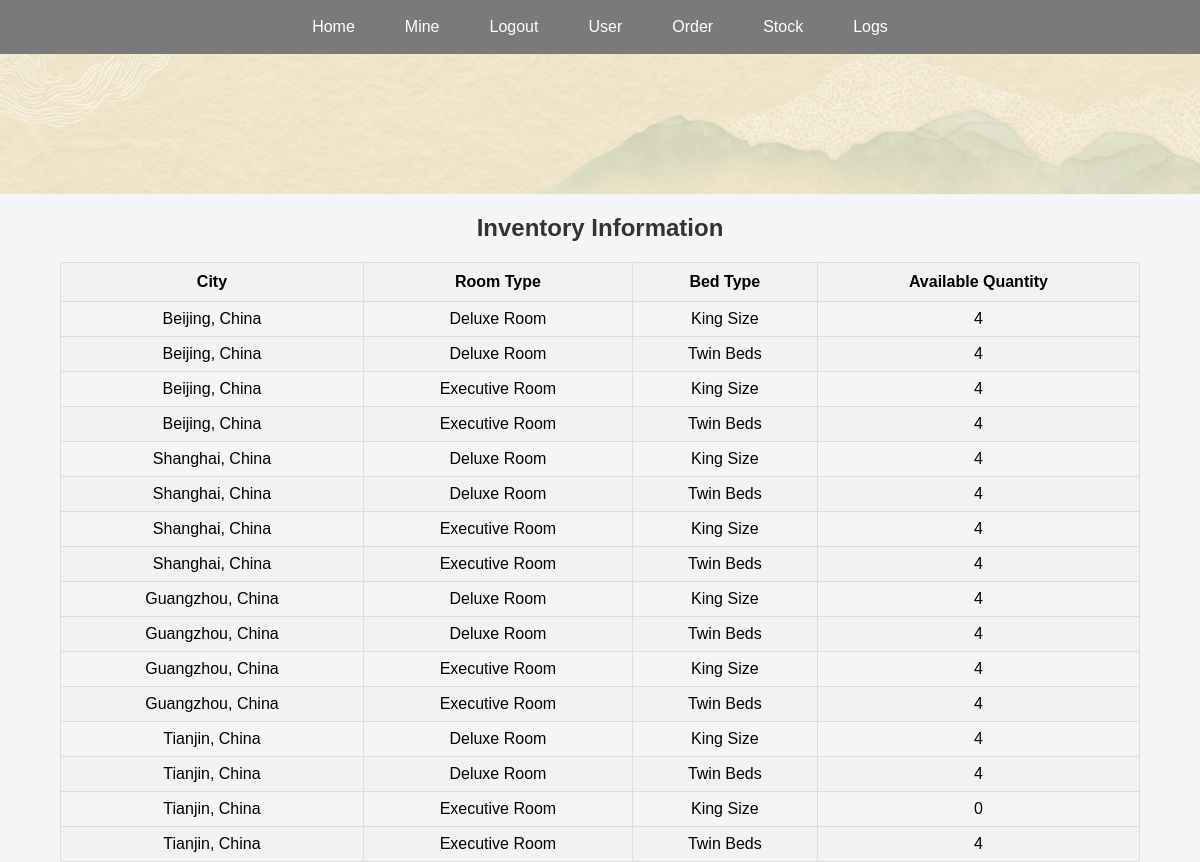
Screenshot of /inventory (signed in) with the database file from the repository.
### app.py (models this page shows)
class RoomInventory(db.Model):
    id = db.Column(db.Integer, primary_key=True)
    hotel_id = db.Column(db.Integer, db.ForeignKey('hotel.id'), nullable=False)
    room_type_id = db.Column(db.Integer, db.ForeignKey(
        'room_type.id'), nullable=False)
    bed_type_id = db.Column(db.Integer, db.ForeignKey(
        'bed_type.id'), nullable=False)
    available_quantity = db.Column(db.Integer, default=4)
    start_date = db.Column(db.Date, nullable=False)
    end_date = db.Column(db.Date, nullable=False)
    room_type = db.relationship('RoomType', backref='inventory')
    bed_type = db.relationship('BedType', backref='inventory')
    hotel = db.relationship('Hotel', backref='inventory')

class Hotel(db.Model):
    id = db.Column(db.Integer, primary_key=True)
    name = db.Column(db.String(100), nullable=False)
    city = db.Column(db.String(100), nullable=False)
    address = db.Column(db.String(200))
    phone_number = db.Column(db.String(20))
    description = db.Column(db.Text)
    image_filename = db.Column(db.String(100))
    price = db.Column(db.Float)
    rooms = db.relationship('Room', backref='hotel', lazy=True)

class RoomType(db.Model):
    id = db.Column(db.Integer, primary_key=True)
    type_name = db.Column(db.String(100), nullable=False)
    image_filename = db.Column(db.String(100))
    rooms = db.relationship('Room', backref='room_type', lazy=True)

class BedType(db.Model):
    id = db.Column(db.Integer, primary_key=True)
    bed_type = db.Column(db.String(100), nullable=False)
    rooms = db.relationship('Room', backref='bed_type', lazy=True)

### app.py (the view)
@app.route('/inventory')
def inventory():
    user_logged_in = 'user_logged_in' in session
    admin_logged_in = 'admin_logged_in' in session
    if 'admin_logged_in' not in session:
        abort(404)
    today = date.today()
    inventories = RoomInventory.query.join(Hotel, RoomType, BedType).filter(
        RoomInventory.start_date <= today,
        RoomInventory.end_date >= today
    ).all()
    return render_template('inventory.html',
                           inventories=inventories,
                           user_logged_in=user_logged_in,
                           admin_logged_in=admin_logged_in)

### templates/inventory.html (shortened to what this page needs)
<!DOCTYPE html>
<html lang="en">
<head>
    <link rel="stylesheet" href="{{ url_for('static', filename='style.css') }}">
</head>
<body class="admin-bg">
    {% include 'nav.html' %}
    <div class="user-header"></div>
    <div class="table-container">
        <h2>Inventory Information</h2>
        <table>
            <thead>
                <tr>
                    <th>City</th>
                    <th>Room Type</th>
                    <th>Bed Type</th>
                    <th>Available Quantity</th>
                </tr>
            </thead>
            <tbody>
                {% for inventory in inventories %}
                    <tr>
                        <td>{{ inventory.hotel.city }}</td>
                        <td>{{ inventory.room_type.type_name }} Room</td>
                        <td>{{ inventory.bed_type.bed_type }}</td>
                        <td>{{ inventory.available_quantity }}</td>
                    </tr>
                {% endfor %}
            </tbody>
        </table>
    </div>
</body>
</html>

### static/style.css (style rules this page uses)
body, h1, p, ul, li, a { margin: 0; padding: 0; text-decoration: none; font-family: Montserrat,Verdana,Helvetica,Arial,sans-serif; }
.user-header { background-image: url('/static/images/userhome3.jpg'); background-position: center; background-size: cover; padding: 70px 0; }
.missing-bg, .admin-bg { background-color: #f4f5f6; font-family: Montserrat,Verdana,Helvetica,Arial,sans-serif; }
.table-container { width: 90%; margin: 0 auto; text-align: center; }
.table-container h2 { text-align: center; color: #333; }
table { width: 100%; border-collapse: collapse; margin-top: 20px; }
table, th, td { border: 1px solid #ddd; }
th { background-color: #f2f2f2; color: black; padding: 10px; }
td { padding: 8px; text-align: center; }
tr:nth-child(even) { background-color: #f2f2f2; }

### rows the page displays
RoomInventory: hotel.city "Beijing, China", room_type.type_name "Deluxe", bed_type.bed_type "King Size", available_quantity "4"
RoomInventory: hotel.city "Beijing, China", room_type.type_name "Deluxe", bed_type.bed_type "Twin Beds", available_quantity "4"
RoomInventory: hotel.city "Beijing, China", room_type.type_name "Executive", bed_type.bed_type "King Size", available_quantity "4"
RoomInventory: hotel.city "Beijing, China", room_type.type_name "Executive", bed_type.bed_type "Twin Beds", available_quantity "4"
RoomInventory: hotel.city "Shanghai, China", room_type.type_name "Deluxe", bed_type.bed_type "King Size", available_quantity "4"
RoomInventory: hotel.city "Shanghai, China", room_type.type_name "Deluxe", bed_type.bed_type "Twin Beds", available_quantity "4"
RoomInventory: hotel.city "Shanghai, China", room_type.type_name "Executive", bed_type.bed_type "King Size", available_quantity "4"
RoomInventory: hotel.city "Shanghai, China", room_type.type_name "Executive", bed_type.bed_type "Twin Beds", available_quantity "4"
RoomInventory: hotel.city "Guangzhou, China", room_type.type_name "Deluxe", bed_type.bed_type "King Size", available_quantity "4"
RoomInventory: hotel.city "Guangzhou, China", room_type.type_name "Deluxe", bed_type.bed_type "Twin Beds", available_quantity "4"
RoomInventory: hotel.city "Guangzhou, China", room_type.type_name "Executive", bed_type.bed_type "King Size", available_quantity "4"
RoomInventory: hotel.city "Guangzhou, China", room_type.type_name "Executive", bed_type.bed_type "Twin Beds", available_quantity "4"
RoomInventory: hotel.city "Tianjin, China", room_type.type_name "Deluxe", bed_type.bed_type "King Size", available_quantity "4"
RoomInventory: hotel.city "Tianjin, China", room_type.type_name "Deluxe", bed_type.bed_type "Twin Beds", available_quantity "4"
RoomInventory: hotel.city "Tianjin, China", room_type.type_name "Executive", bed_type.bed_type "King Size", available_quantity "0"
RoomInventory: hotel.city "Tianjin, China", room_type.type_name "Executive", bed_type.bed_type "Twin Beds", available_quantity "4"
